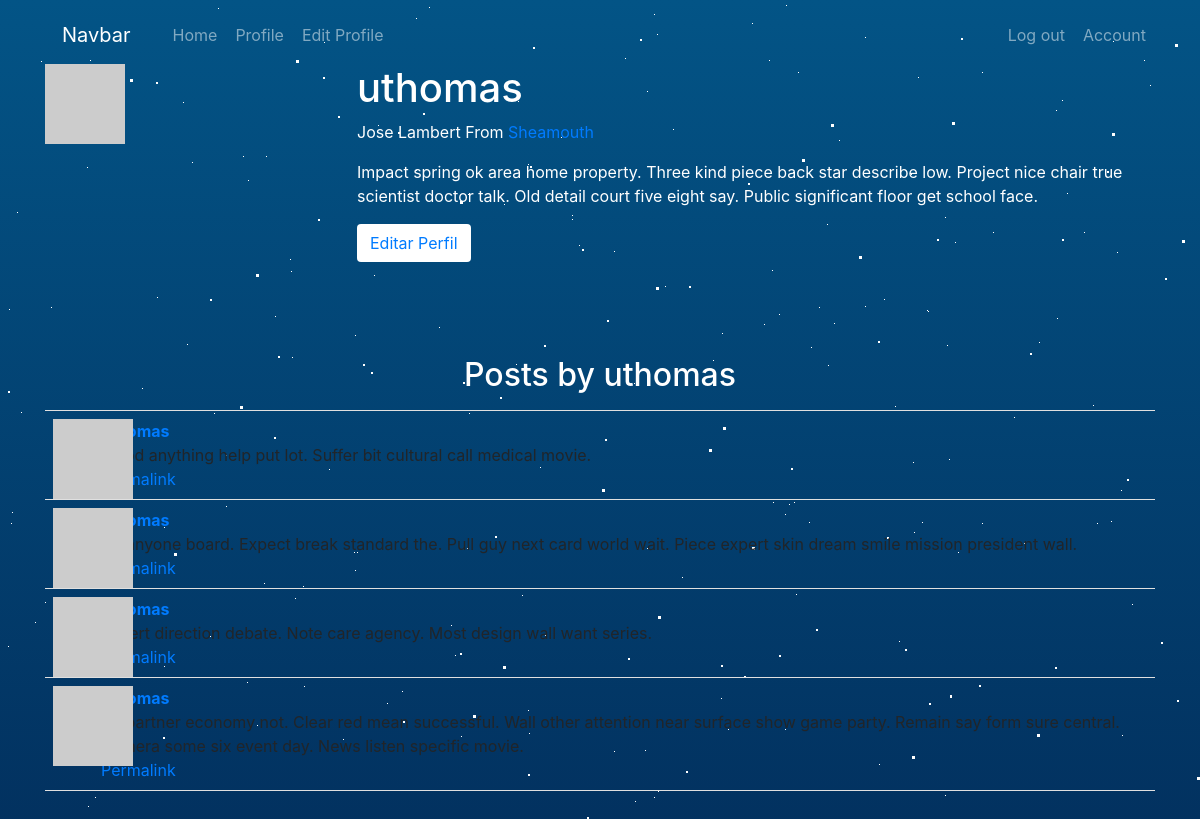
The page /user/uthomas (signed in) on the database its author committed.
### app/models.py (models this page shows, shortened)
class User(UserMixin, db.Model):
    __tablename__ = 'users'
    id = db.Column(db.Integer, primary_key=True)
    email = db.Column(db.String(64), unique=True, index=True)
    username = db.Column(db.String(64), unique=True, index=True)
    password_hash = db.Column(db.String(128))
    role_id = db.Column(db.Integer, db.ForeignKey('roles.id'))
    name = db.Column(db.String(64))
    location = db.Column(db.String(64))
    about_me = db.Column(db.Text())
    avatar_hash = db.Column(db.String(32))
    posts = db.relationship('Post', backref='author', lazy='dynamic')
    followed = db.relationship('Follow',\
                                foreign_keys=[Follow.follower_id],
                                backref=db.backref('follower', lazy='joined'),
                                lazy='dynamic',
                                cascade='all, delete-orphan')
    followers = db.relationship('Follow',
                                foreign_keys=[Follow.followed_id],
                                backref=db.backref('followed', lazy='joined'),
                                lazy='dynamic',
                                cascade='all, delete-orphan')
    def gravatar(self, size=100, default='identicon', rating='g'):
        url = 'https://secure.gravatar.com/avatar'
        hash = self.avatar_hash or self.gravatar_hash()
        return '{url}/{hash}?s={size}&d={default}&r={rating}'.format(url=url, hash=hash, size=size, default=default, rating=rating)
    def can(self, perm):
        return self.role is not None and self.role.has_permission(perm)
    def is_administrator(self):
        return self.can(Permission.ADMIN)
    def ping(self):
        self.last_seen = datetime.utcnow
        db.session.add(self)
        db.session.commit()
    @property
    def password(self):
        raise AttributeError('password is not a readable attribute')

class Post(db.Model):
    __tablename__ = 'posts'
    id = db.Column(db.Integer, primary_key=True)
    body = db.Column(db.Text)
    author_id = db.Column(db.Integer, db.ForeignKey('users.id'))
    body_html = db.Column(db.Text)

### app/main/views.py (the view)
@main.route('/user/<username>')
def user(username):
    user = User.query.filter_by(username=username).first()
    if user is None:
        return redirect(url_for('404.html'), 404)
    posts = user.posts.all()
    return render_template('profile.html', posts=posts, user=user)

### app/auth/views.py (called while the page is built)
@auth.before_app_request
def before_request():
    if current_user.is_authenticated:
        current_user.ping()

### app/main/__init__.py (called while the page is built)
@main.app_context_processor
def inject_permission():
    return dict(Permission=Permission)

### app/models.py (called while the page is built)
@login_manager.user_loader
def load_user(user_id):
    return User.query.get(int(user_id))

    def has_permission(self, perm):
        return self.permissions & perm == perm

### app/templates/profile.html (shortened to what this page needs)
{% extends "base.html" %}
{% import "_macros.html" as macros %}
{% block page_content %}
<div class="page-header" >
    <div class="container" style="color: white;">
        <img class="img-rounded profile-thumbnail" src="{{ user.gravatar(size=256) }}">
        <div class="profile-header" style="display: inline-block;">
            <div style="margin-left: 2em; display: flexbox;">
                <h1>{{ user.username }}</h1>
                {% if user.name or user.location %}
                <p>
                    {% if user.name %}{{ user.name }}{% endif %}
                    {% if user.location %}
                        From <a href="http://maps.google.com/?q={{ user.location }}">
                            {{ user.location }}
                        </a>
                    {% endif %}
                </p>
                {% endif %}
                {% if user.about_me %}<p>{{ user.about_me }}</p>{% endif %}
                {% if user == current_user %}
                <a href="{{ url_for('main.edit_profile') }}" class="btn btn-default" style="background-color: white;">
                    Editar Perfil
                </a>
                {% endif%}
        </div>
    </div>
</div>
<div class="container" style="margin-top: 2em;">
    <h2 style="color: white; display: flex; justify-content: center;">Posts by {{ user.username }}</h2>
</div>
{% include '_posts.html' %}
{% endblock %}

### app/templates/_posts.html (shortened to what this page needs)
<div class="container">
    <ul class="posts">
        {% for post in posts %}
        <li class="post">
            <div class="post-thumbnail">
                <a href="{{ url_for('.user', username=post.author.username) }}">
                    <img class="img-rounded profile-thumbnail" src="{{ post.author.gravatar(size=39) }}">
                </a>
            </div>
            <div class="post-content">
                <div class="post-author"><a href="{{ url_for('.user', username=post.author.username) }}">{{ post.author.username }}</a></div>
                <div class="post-body">
                    {% if post.body_html %}
                        {{ post.body_html | safe }}
                    {% else %}
                        {{ post.body }}
                    {% endif %}
                </div>
                <div class="post-footer">
                    <a href="{{ url_for('main.post', id=post.id) }}">
                        <span class="label label-default">Permalink</span>
                    </a>
                </div>
            </div>
        </li>
        {% endfor %}
    </ul>
</div>

### app/static/css/styles.css (style rules this page uses)
body { background: linear-gradient(#035486,#010029); overflow: hidden; }
.profile-thumbnail { position: absolute; }
.profile-header { min-height: 260px; margin-left: 280px; }
ul.posts { list-style-type: none; padding: 0px; margin: 16px 0px 0px 0px; border-top: 1px solid #e0e0e0; }
ul.posts li.post { padding: 8px; border-bottom: 1px solid #e0e0e0; }
div.post-author { font-weight: bold; }
div.post-thumbnail { position: absolute; }
div.post-content { margin-left: 48px; min-height: 48px; }

### rows shown on the page
User: username "uthomas", name "Jose Lambert", location "Sheamouth", about_me "Impact spring ok area home property. Three kind piece back star describe low. Project nice chair true scientist doctor talk. Old detail court five eight say. Public significant floor get school face."
Post: author.username "uthomas", body "Blood anything help put lot. Suffer bit cultural call medical movie."
Post: author.username "uthomas", body "Mr anyone board. Expect break standard the. Pull guy next card world wait. Piece expert skin dream smile mission president wall."
Post: author.username "uthomas", body "Expert direction debate. Note care agency. Most design wall want series."
Post: author.username "uthomas", body "Oil partner economy not. Clear red mean successful. Wall other attention near surface show game party. Remain say form sure central. Camera some six event day. News listen specific movie."
